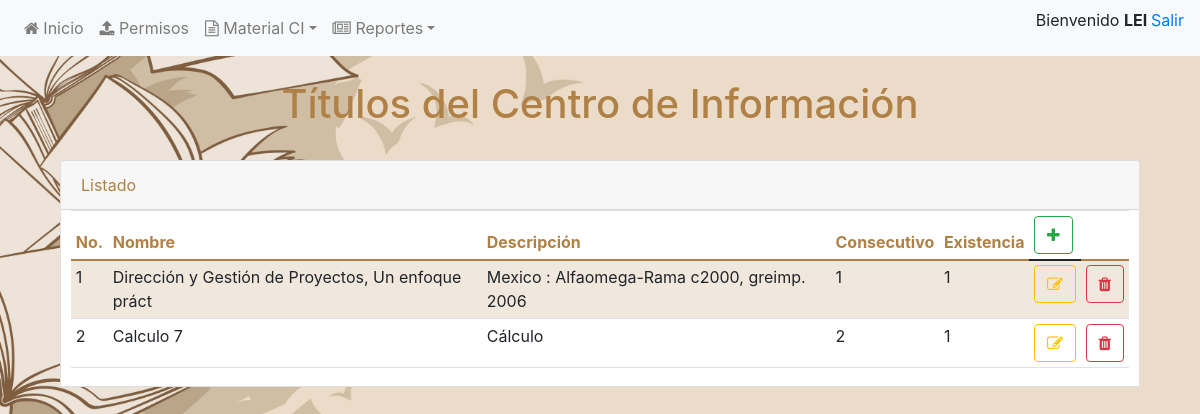
The app's page /Titulos.php (signed in), older data.
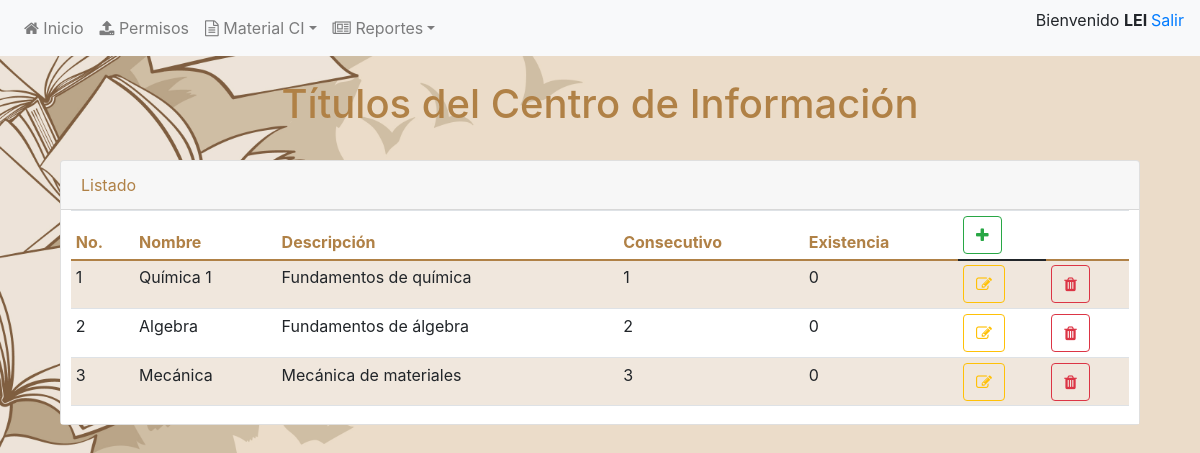
The same page, newer data.
### tables this page shows
CREATE TABLE `titulos` (
  `idTitulo` int(5) NOT NULL,
  `nomTitulo` varchar(50) NOT NULL,
  `descTitulo` varchar(50) NOT NULL,
  `consecutivoT` int(5) NOT NULL,
  `existenciaT` int(5) NOT NULL
);

### conexion.php (called while the page is built, shortened)
<?php
function Conectarse()
{
$user = "root";
$pass = "";
$host = "localhost";
$bd = "ciitesg";
	$cnx = mysqli_connect($host,$user,$pass);
	mysqli_select_db($cnx,$bd) or die(mysqli_error()." Error: seleccionando la base de datos");
	return $cnx;
}
?>

### Titulos.php (the view, shortened to what this page needs)
<?php
include "conexion.php";
?>
<!DOCTYPE html>
<html>
<head>
	<link href="https://cdn.jsdelivr.net/npm/bootstrap@5.0.0-beta2/dist/css/bootstrap.min.css" rel="stylesheet">
	<link rel="stylesheet" href="css/css/font-awesome.min.css">
    <link rel="stylesheet" href="css/bootstrap.min.css">
</head>
<body>
<main class="dash-content">
	<?php include("includes/menu.php"); ?><br>
	<h1 align="center" class="texto">Títulos del Centro de Información</h1><br>
	<div class="container">
    	<div class="container-fluid">
        	<div class="row">
            	<div class="col-xl-12">
				<div class="card spur-card">
        			<div class="card-header texto">
                		<div class="spur-card-title">Listado</div>
            		</div>
            		<div class="card-body">
						<div class="table-responsive">
  	 						<table class="table table-sm table-striped table-hover">
  								<thead>
  									<th class="texto">No.</th>
  									<th class="texto">Nombre</th>
  									<th class="texto">Descripción</th>
									<th class="texto">Consecutivo</th>
									<th class="texto">Existencia</th>
  									<th><button type="button" class="btn btn-outline-success" title="Nuevo" data-toggle="modal" data-target="#exampleModal"><i class="fa fa-plus"></i></button></th>
									<th class="texto"></th>
  								</thead>
  								<?php
      							$sentencia="SELECT idTitulo, nomTitulo, descTitulo, consecutivoT, existenciaT FROM `titulos`";
	  							$resultado = mysqli_query(Conectarse(),$sentencia);
								$no=1;
      							while($filas=mysqli_fetch_assoc($resultado))
      							{
        							echo "<tr>";
										echo "<td>"; echo $no; echo "</td>";
          								echo "<td>"; echo $filas['nomTitulo']; echo "</td>";
          								echo "<td>"; echo $filas['descTitulo']; echo "</td>";
										echo "<td>"; echo $filas['consecutivoT']; echo "</td>";
										echo "<td>"; echo $filas['existenciaT']; echo "</td>";
          								echo "<td><a href='modif_titulo1.php?no=".$filas['idTitulo']."'> <button type='button' class='btn btn-outline-warning' title='Modificar'><i class='fa fa-pencil-square-o'></i></button></a></td>";
										echo "<td><a onclick='return confirmDelete();' href='eliminar_titulo.php?no=".$filas['idTitulo']."''><button type='button' class='btn btn-outline-danger' title='Eliminar'><i class='fa fa-trash'></i></button></a></td>";
        							echo "</tr>";
									$no++;
      							}
								?>
  	 						</table>
						</div>
 					</div>
				</div>
 				</div>
			</div>
		</div>
	</div>
	</main>
  </body>
</html>

Row changes from the older to the newer data that the page shows:
removed titulos: nomTitulo "Dirección y Gestión de Proyectos, Un enfoque práct", descTitulo "Mexico : Alfaomega-Rama c2000, greimp. 2006", consecutivoT "1", existenciaT "1"
removed titulos: nomTitulo "Calculo 7", descTitulo "Cálculo", consecutivoT "2", existenciaT "1"
added titulos: nomTitulo "Química 1", descTitulo "Fundamentos de química", consecutivoT "1", existenciaT "0"
added titulos: nomTitulo "Algebra", descTitulo "Fundamentos de álgebra", consecutivoT "2", existenciaT "0"
added titulos: nomTitulo "Mecánica", descTitulo "Mecánica de materiales", consecutivoT "3", existenciaT "0"
